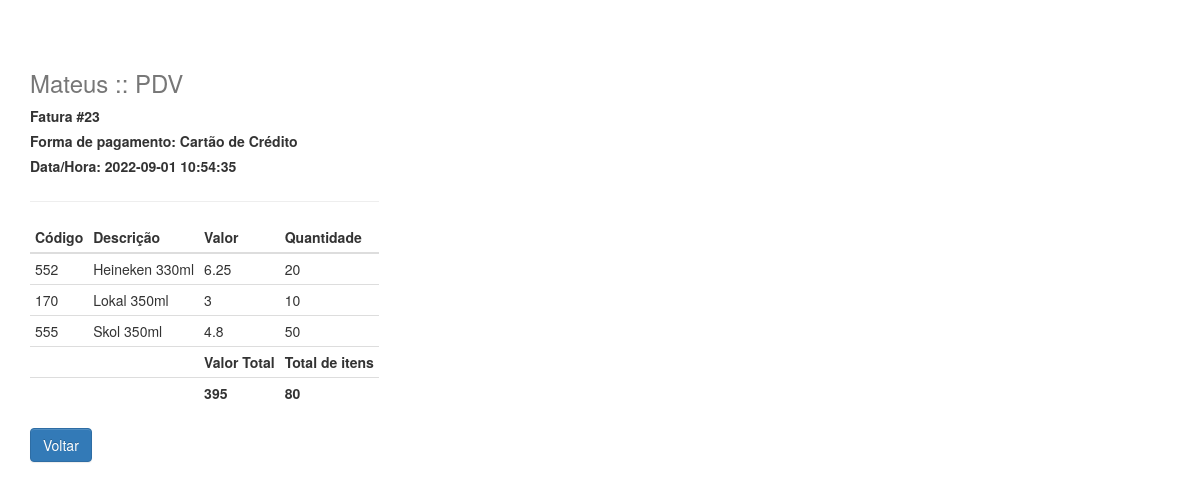
The app's page /verfatura.php?faturaid=23 with its own data.
### tables this page shows
CREATE TABLE IF NOT EXISTS `fatura` (
  `id` int(11) NOT NULL AUTO_INCREMENT,
  `pagamento` varchar(20) NOT NULL,
  `valortotal` float NOT NULL,
  `datahora` datetime NOT NULL,
  PRIMARY KEY (`id`)
);

CREATE TABLE IF NOT EXISTS `produtosvendidos` (
  `id` int(11) NOT NULL AUTO_INCREMENT,
  `fatura_id` int(11) NOT NULL,
  `valor` float NOT NULL,
  `quantidade` int(11) NOT NULL,
  `margemlucro` float NOT NULL,
  `produto_id` int(11) NOT NULL,
  PRIMARY KEY (`id`)
);

CREATE TABLE IF NOT EXISTS `produtos` (
  `produto_id` int(11) NOT NULL AUTO_INCREMENT,
  `codigo` int(11) NOT NULL,
  `descricao` varchar(50) NOT NULL,
  `valor` float NOT NULL,
  `margemlucro` float NOT NULL,
  `valordevenda` float NOT NULL,
  `estoque` int(11) NOT NULL,
  PRIMARY KEY (`produto_id`)
);

### verfatura.php (the view, shortened to what this page needs)
<?php
include("conexao.php");
function getprodutonamebyID($id) {
	$servername = "localhost";
$username = "root";
$password = "";
try {
	$conn = new PDO("mysql:host=$servername;dbname=database", $username, $password);
	$conn->setAttribute(PDO::ATTR_ERRMODE, PDO::ERRMODE_EXCEPTION);
} catch (Exception $e) {
	echo "Erro ao conectar: " . $e->getMessage();
}
	$stmt = $conn->prepare("SELECT descricao FROM produtos WHERE codigo='$id' LIMIT 1");
    $stmt->execute();
	while($row = $stmt->fetch()) {
		return $row['descricao'];
	}
}
?>
<!DOCTYPE html>
<html lang="en">
<head>
  <link href="https://maxcdn.bootstrapcdn.com/bootstrap/3.3.7/css/bootstrap.min.css" rel="stylesheet">
  <link href="https://maxcdn.bootstrapcdn.com/bootstrap/3.3.7/css/bootstrap-theme.min.css" rel="stylesheet">
  <link rel="stylesheet" type="text/css" href="custom.css" />
  <link rel="stylesheet" href="https://maxcdn.bootstrapcdn.com/bootstrap/3.3.7/css/bootstrap.min.css">
  <link href="https://code.jquery.com/ui/1.12.1/themes/ui-lightness/jquery-ui.css" rel="stylesheet"/>
</head>
<body>
  <div class="container">
    <div class="header clearfix">
        <h3 class="text-muted">Mateus :: PDV</h3>
    </div>
<?php
	if(isset($_GET['faturaid'])) {
	$faturaid = $_GET['faturaid'];
	} else {
	$faturaid = 'error';
	}
		try {
              $stmt = $conn->prepare("SELECT * FROM fatura WHERE id='$faturaid' LIMIT 1");
              $stmt->execute();
                      while($row = $stmt->fetch()) {
                      $pagamento = $row['pagamento'];
					  $valortotal = $row['valortotal'];
					  $datahora = $row['datahora'];
                      }
          } catch (Exception $e) {
            echo "Erro de conexao({$e->getMessage()})";
          }
	?>
    <form class="form-inline">
      <div class="form-group">
        <label for="cliente">Fatura #<?php echo $faturaid;?></label><br/>
		<label for="pagamento">Forma de pagamento: <?php echo $pagamento;?></label><br/>
		<label for="datahora">Data/Hora: <?php echo $datahora; ?></label>
    </form>
    <hr>
      <div class="table">
        <table class=" table table-condensed" id="tableA">
        <thead class="thead">
        <tr>
          <th>Código</th>
          <th>Descrição</th>
          <th>Valor</th>
          <th>Quantidade</th>
        </tr>
        </thead>
        <tfoot>
		<?php
		try {
              $stmt = $conn->prepare("SELECT * FROM produtosvendidos WHERE fatura_id='$faturaid'");
              $stmt->execute();
				$quantidadetotal = 0;
                      while($row = $stmt->fetch()) {
					  $produto_id = $row['produto_id'];
					  $produto_nome = getprodutonamebyID($produto_id);
					  $valor = $row['valor'];
					  $quantidade = $row['quantidade'];
					  $quantidadetotal = $quantidadetotal + $quantidade;
					  echo "<tr>";
					  echo "<td>".$produto_id."</td>";
					  echo "<td>".$produto_nome."</td>";
					  echo "<td>".$valor."</td>";
					  echo "<td>".$quantidade."</td>";
					  echo "</tr>";
                      }
          } catch (Exception $e) {
            echo "Erro de conexao({$e->getMessage()})";
          }
		?>
        <tr>
        <th></th>
        <th></th>
          <th>Valor Total</th>
          <th>Total de itens</th>
        </tr>
        <tr>
          <th></th>
          <th></th>
          <th id="valortotal"><?php echo round($valortotal, 2);?></th>
          <th id="totalitens"><?php echo $quantidadetotal;?></th>
        </tr>
        </tfoot>
        </table>
      </div>
	  <div class="form-group">
		<a href="listarvendas.php"><button type="button" name="enviar" class="btn btn-primary">Voltar</button></a>
      </div>
    </div>
</body>
</html>

### custom.css (style rules this page uses)
body { margin: 0 auto; }
div.container { margin-top: 50px; }

### records on screen
fatura: pagamento "Cartão de Crédito", datahora "2022-09-01 10:54:35", valortotal "395"
produtosvendidos: produto "552", produto.descricao "Heineken 330ml", valor "6.25", quantidade "20"
produtosvendidos: produto "170", produto.descricao "Lokal 350ml", valor "3", quantidade "10"
produtosvendidos: produto "555", produto.descricao "Skol 350ml", valor "4.8", quantidade "50"

### other values on screen
$faturaid "23"
$quantidadetotal "80"
